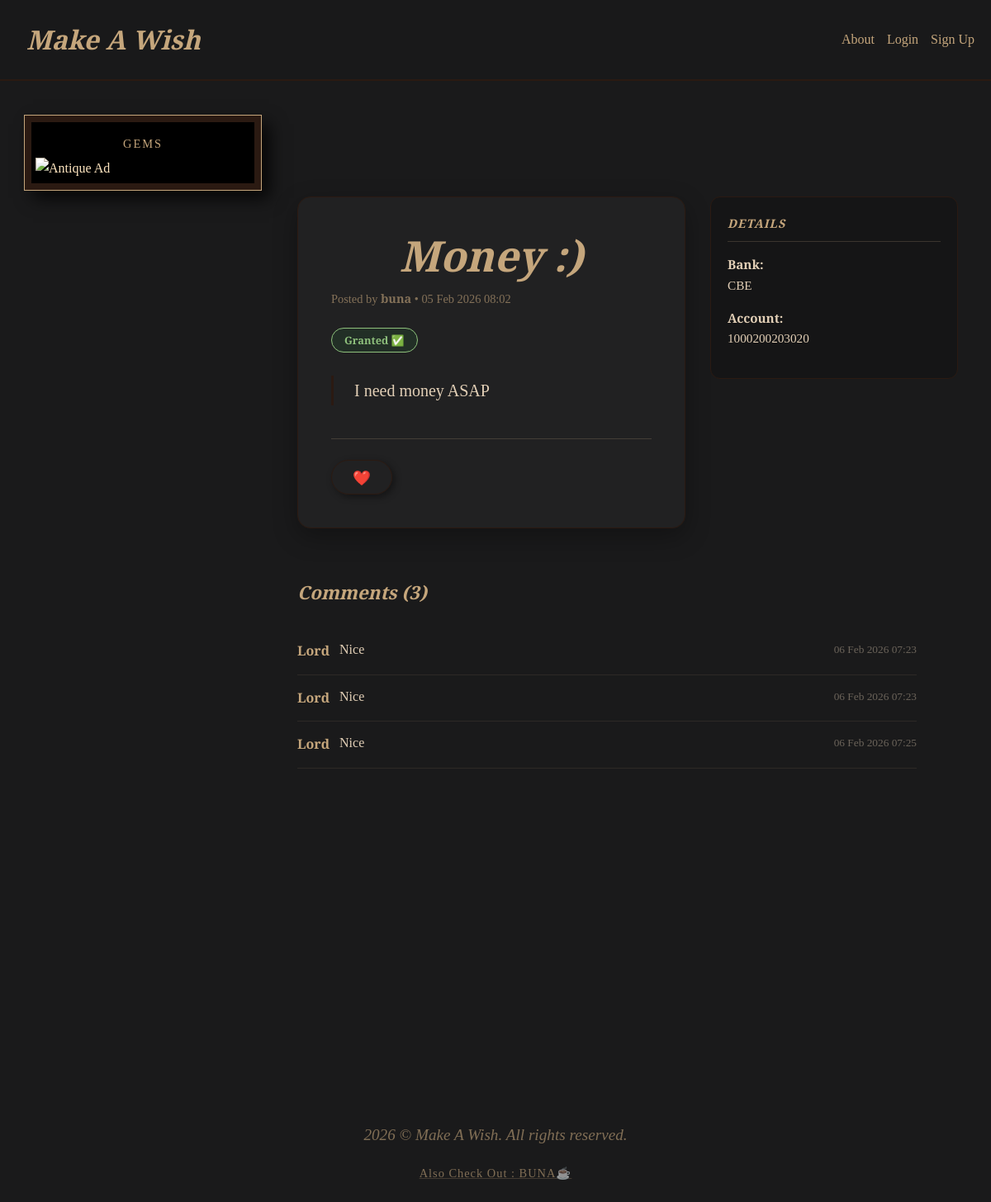
/wishes/3/, run on the app's committed database.
### wishes/models.py (models this page shows, shortened)
class Wish(models.Model):
    title = models.CharField(max_length=50)
    description = models.TextField()
    created_at = models.DateTimeField(default=timezone.now)
    is_granted = models.BooleanField(default=False, verbose_name="Granted")
    phone_number = models.CharField(
        max_length=20,
        blank=True,
        null=True,
        help_text="Optional"
    )
    bank_account = models.CharField(
        max_length=50,
        blank=True,
        null=True,
        help_text="Optional"
    )
    bank_name = models.CharField(
        max_length=100,
        blank=True,
        null=True,
    )
    user = models.ForeignKey(CustomUser, on_delete=models.CASCADE, related_name='wishes')

### accounts/models.py (models this page shows, shortened)
class CustomUser(AbstractUser):
    bio = models.TextField(blank=True)
    profile_picture_url = models.URLField(
        max_length=500,
        blank=True,
        null=True,
        help_text="Optional: Paste a direct image URL (e.g. from Imgur or Google)"
    )

### comments/models.py (models this page shows, shortened)
class Comment(models.Model):
    content = models.TextField()
    created_at = models.DateTimeField(auto_now_add=True)
    wish = models.ForeignKey('wishes.Wish', on_delete=models.CASCADE, related_name='comments')
    user = models.ForeignKey('accounts.CustomUser', on_delete=models.CASCADE, related_name='comments')

### wishes/views.py (the view)
# urls.py: path('<int:pk>/', WishDetailView.as_view(), name='detail'),
class WishDetailView(DetailView):
    model = Wish
    template_name = 'wishes/wish_detail.html'
    context_object_name = 'wish'
    def get_context_data(self, **kwargs):
        context = super().get_context_data(**kwargs)
        context['form'] = CommentForm()  # ← this is required for the form in template
        return context

### templates/wishes/wish_detail.html (shortened to what this page needs)
{% extends 'base.html' %}
{% block content %}
<div style="max-width: 1000px; margin: 0 auto; padding: 20px;">
    <div style="display: grid; grid-template-columns: 1fr 300px; gap: 30px; align-items: start;">
        <div style="background: rgba(255,255,255,0.03); border: 1px solid var(--wood); border-radius: 16px; padding: 40px; box-shadow: 0 10px 30px rgba(0,0,0,0.3);">
            <div style="margin-bottom: 25px;">
                <h1 style="font-size: 3.2rem; margin: 0; color: var(--faded-gold); font-family: 'Playfair Display', serif; line-height: 1.2;">
                    {{ wish.title }}
                </h1>
                <p style="color: var(--faded-gold); opacity: 0.6; font-size: 0.9rem; margin-top: 10px;">
                    Posted by <strong>{{ wish.user.username }}</strong> • {{ wish.created_at|date:"d M Y H:i" }}
                </p>
            </div>
            <div style="margin-bottom: 30px;">
                {% if wish.is_granted %}
                    <span style="background: rgba(40, 167, 69, 0.1); color: #8ec07c; padding: 5px 15px; border-radius: 20px; border: 1px solid #8ec07c; font-size: 0.8rem; font-weight: bold;">Granted ✅</span>
                {% else %}
                    <span style="background: rgba(220, 53, 69, 0.05); color: #fb4934; padding: 5px 15px; border-radius: 20px; border: 1px solid #fb4934; font-size: 0.8rem; font-weight: bold;">Pending ⚠️</span>
                {% endif %}
            </div>
            <div style="font-size: 1.25rem; line-height: 1.8; color: var(--parchment); font-family: 'Georgia', serif; border-left: 3px solid var(--wood); padding-left: 25px; margin-bottom: 40px;">
                {{ wish.description|linebreaks }}
            </div>
            <div style="display: flex; align-items: center; gap: 20px; border-top: 1px solid rgba(210,180,140,0.2); padding-top: 25px;">
                <form action="{% url 'wishes:like' wish.pk %}" method="post" style="display:inline;">
                    <button type="submit" class="btn" style="background: {% if wish.is_liked_by.user %}var(--wood){% else %}transparent{% endif %}; border: 1px solid var(--wood); border-radius: 30px; padding: 8px 25px; cursor: pointer;">
                        ❤️ {{ wish.like_count }}
                    </button>
                </form>
            </div>
        </div>
        <aside>
            {% if wish.phone_number or wish.bank_account or wish.bank_name %}
                <div style="background: rgba(0,0,0,0.2); border: 1px solid var(--wood); border-radius: 12px; padding: 20px;">
                    <h3 style="color: var(--faded-gold); margin-top: 0; font-size: 0.9rem; text-transform: uppercase; letter-spacing: 1px; border-bottom: 1px solid rgba(210,180,140,0.2); padding-bottom: 10px; margin-bottom: 15px;">Details</h3>
                    <div style="font-size: 0.95rem; color: var(--parchment); line-height: 1.6;">
                        {% if wish.bank_name %}<p><strong>Bank:</strong><br>{{ wish.bank_name }}</p>{% endif %}
                        {% if wish.bank_account %}<p><strong>Account:</strong><br>{{ wish.bank_account }}</p>{% endif %}
                    </div>
                </div>
            {% endif %}
        </aside>
    </div>
    <div style="max-width: 750px; margin-top: 60px;">
        <h3 style="color: var(--faded-gold); font-size: 1.4rem; margin-bottom: 25px;">Comments ({{ wish.comments.count }})</h3>
        {% if wish.comments.exists %}
            {% for comment in wish.comments.all %}
                <div style="display: flex; justify-content: space-between; align-items: flex-start; padding: 15px 0; border-bottom: 1px solid rgba(210,180,140,0.1);">
                    <div style="flex: 1;">
                        <div id="comment-display-{{ comment.id }}" style="display: flex; gap: 12px;">
                            <strong style="color: var(--faded-gold); white-space: nowrap;">{{ comment.user.username }}</strong>
                            <span style="color: var(--parchment); line-height: 1.4;">{{ comment.content }}</span>
                        </div>
                    </div>
                    <div style="text-align: right; margin-left: 20px; white-space: nowrap;">
                        <small style="opacity: 0.4; display: block; margin-bottom: 4px;">{{ comment.created_at|date:"d M Y H:i" }}</small>
                    </div>
                </div>
            {% endfor %}
        {% endif %}
    </div>
</div>
{% endblock %}

### templates/base.html (style rules this page uses)
:root { --wood: #2b1a12; --parchment: #e2cfb6; --dark-ink: #1a1a1b; --faded-gold: #c5a67c; }
body { background-color: var(--dark-ink); background-image: url("https://www.transparenttextures.com/patterns/dark-wood.png"); color: var(--parchment); font-family: 'Crimson Text', serif; line-height: 1.6; margin: 0; padding: 0; }
h1, .navbar-brand { font-family: 'Playfair Display', serif; color: var(--faded-gold); font-weight: 700; font-style: italic; margin-bottom: 0em; text-transform: capitalize; }
h1 { font-size: 4rem; letter-spacing: 0px; text-align: center; }
h2, h3 { font-family: 'Playfair Display', serif; font-style: italic; color: var(--faded-gold); }
.btn { background: #7a211a; color: #f1e4d1; border: 1px solid #3d100d; padding: 12px 28px; font-family: 'Playfair Display', serif; font-weight: bold; font-size: 1.1rem; cursor: pointer; box-shadow: 3px 3px 8px rgba(0,0,0,0.4); transition: 0.2s; }

### data on the page
Wish: title "Money :)", user.username "buna", created_at "05 Feb 2026 08:02", description "I need money ASAP", bank_name "CBE", bank_account "1000200203020", comments.count "3"
Comment: user.username "Lord", content "Nice", created_at "06 Feb 2026 07:23"
Comment: user.username "Lord", content "Nice", created_at "06 Feb 2026 07:23"
Comment: user.username "Lord", content "Nice", created_at "06 Feb 2026 07:25"
